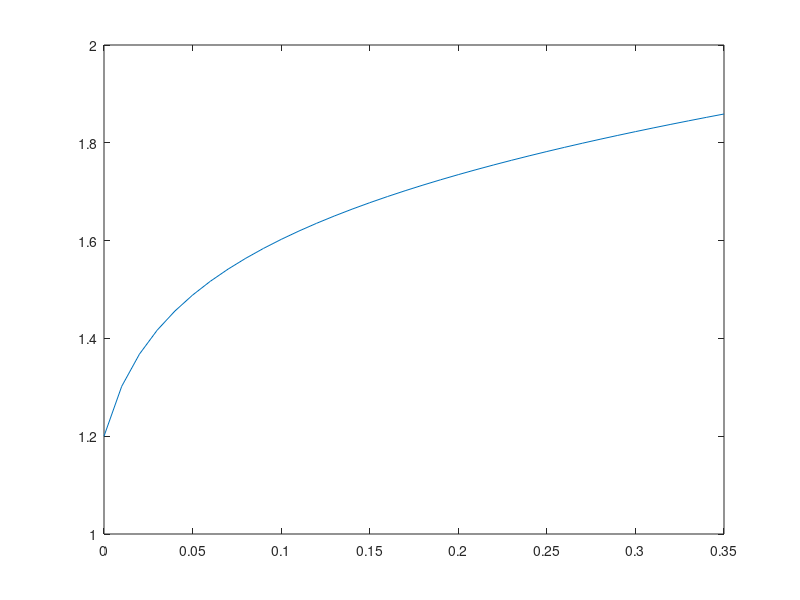

This chart was generated by the following MATLAB code:
%% Dynamic Mass Transfers parameters
T = 80;
a1 = 0.8;
a2 = -0.00763;
b1 = 20;
b2 = 0.1;
b3 = 3.5e+05;
s1= 0.1795;
s2= 0;
s3=0;

%i = 100/0.06;
i =  0:0.01:0.35;
% i=0.1717;

U_rev = 1.2;
U_ohm = (a1 + a2*T)*i;
U_act = (s1 + s2*T + s3*(T^2))*log((b1 + b2/T + b3/(T^2))*i +1);
U_cell = U_rev + U_act + U_ohm;

%% Modelling Energy Demand parameters
% T = 345-273;
% a1 = 0.0004296;
% a2 = -4.153e-07;
% b1 = 0.05171;
% b2 = -2.415;
% b3 = 8134;
% s1= 0.1803;
% s2= 0;
% s3=0;
% 
% %i = 100/0.06;
%  i =  0:0.01:960;
% %i=960;
% 
% U_rev = 1.2;
% U_ohm = (a1 + a2*T)*i;
% U_act = (s1 + s2*T + s3*(T^2))*log10((b1 + b2/T + b3/(T^2))*i +1);
% U_cell = U_rev + U_act + U_ohm;


%% plotting
 plot(i,U_cell,'DisplayName','U__cell)');
% hold on
% plot(i,U_act,'DisplayName','U__act)');
% plot(i,U_ohm,'DisplayName','U__ohm)');
% hold off
